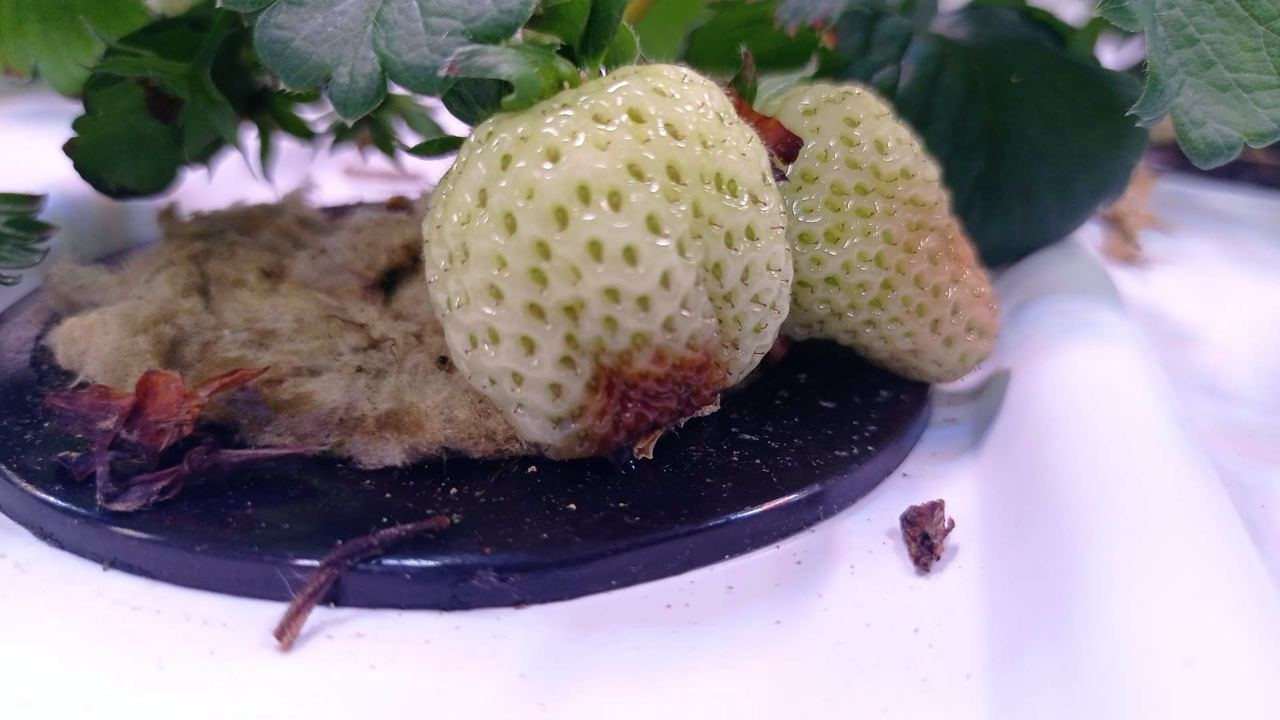
#> input picture ml_research/disease/images/pic1.jpg, 1280 x 720 px
$ python -i intelligence.py   (imports and definitions only)
#> lines starting #> are read from the running program, lines starting #| are printed output that depends on the picture; after the words box and inside, x2 and y2 are one past the last pixel; in counts of white or black regions, pixels touching at a corner belong together
import cv2
import numpy as np
import os.path

# image_name = "image.jpg"
def find_leafs(image_name):
#> called with image_name = '../ml_research/disease/images/pic1.jpg'
    img = cv2.imread(image_name)
#> img is the input picture: shape (720, 1280, 3); mean B, G, R 138.4, 132.6, 139.9

    ## convert to hsv
    hsv = cv2.cvtColor(img, cv2.COLOR_BGR2HSV)
#> hsv: shape (720, 1280, 3); mean H, S, V 93.4, 72.6, 152.5
    mask = cv2.inRange(hsv, (36, 10, 25), (70, 255,255))
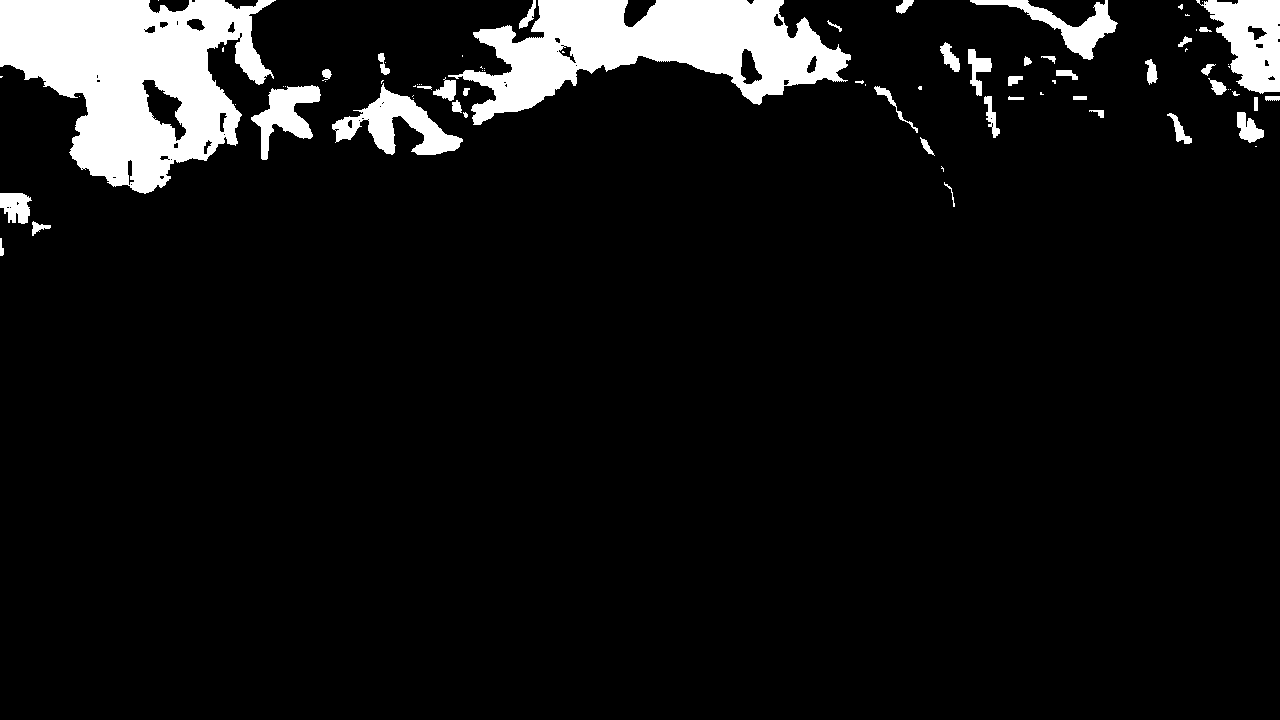
#> mask: shape (720, 1280); 8.1% white; 80 white regions (37 under 20 px), largest, box (x1, y1, x2, y2) and area: (0, 0, 276, 194) 31598, (448, 0, 851, 125) 24380, (1196, 0, 1280, 94) 4686

    # remove noise - closing opening algorithm
    kernel_size = int(0.005 * img.shape[0])
#> kernel_size = 3
    kernel = np.ones((kernel_size,kernel_size), np.uint8)
#> kernel = [[1, 1, 1], [1, 1, 1], [1, 1, 1]]
    closed = cv2.morphologyEx(mask, cv2.MORPH_CLOSE, kernel)
#> closed: shape (720, 1280); 8.1% white; 53 white regions (14 under 20 px), largest, box (x1, y1, x2, y2) and area: (0, 0, 276, 194) 31789, (433, 0, 851, 125) 25148, (1196, 0, 1280, 94) 4762
    mask = cv2.morphologyEx(mask, cv2.MORPH_OPEN, kernel)
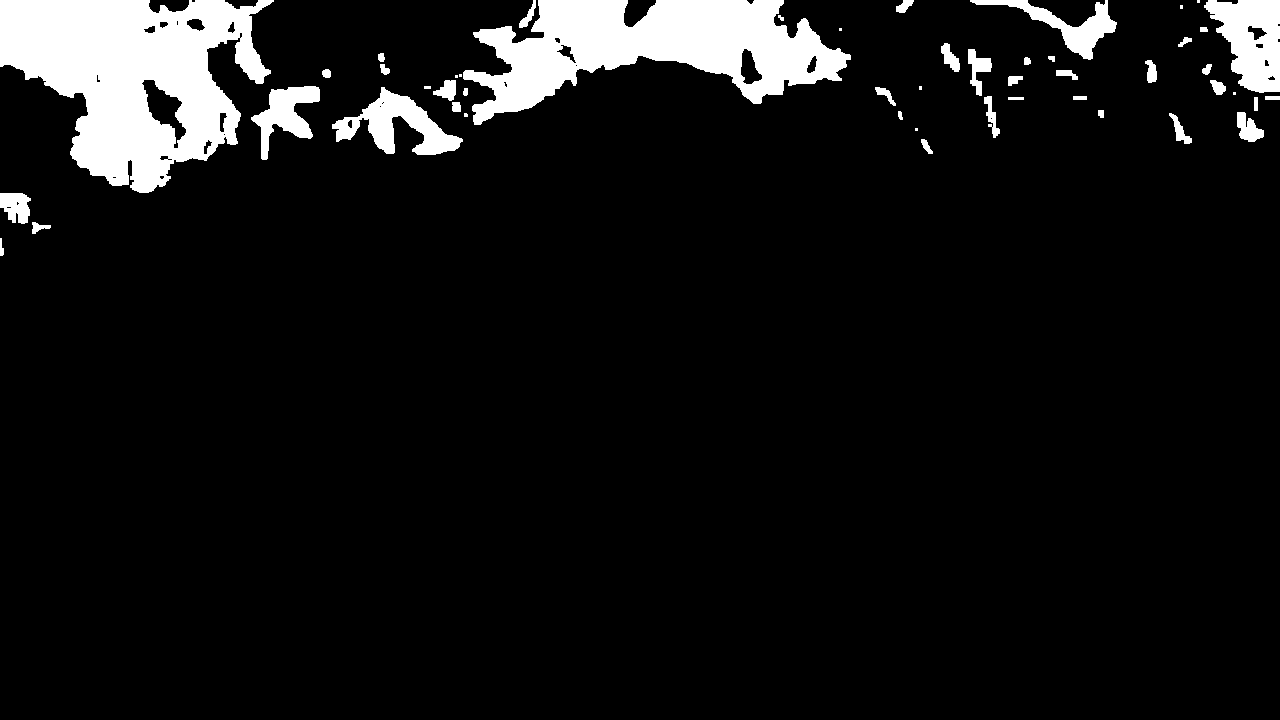
#> mask: shape (720, 1280); 8% white; 50 white regions (9 under 20 px), largest, box (x1, y1, x2, y2) and area: (0, 0, 274, 193) 31498, (463, 0, 851, 125) 24218, (1204, 0, 1280, 93) 4650

    ## slice the green
    imask = mask>0
    green = np.zeros_like(img, np.uint8)
    green[imask] = img[imask]
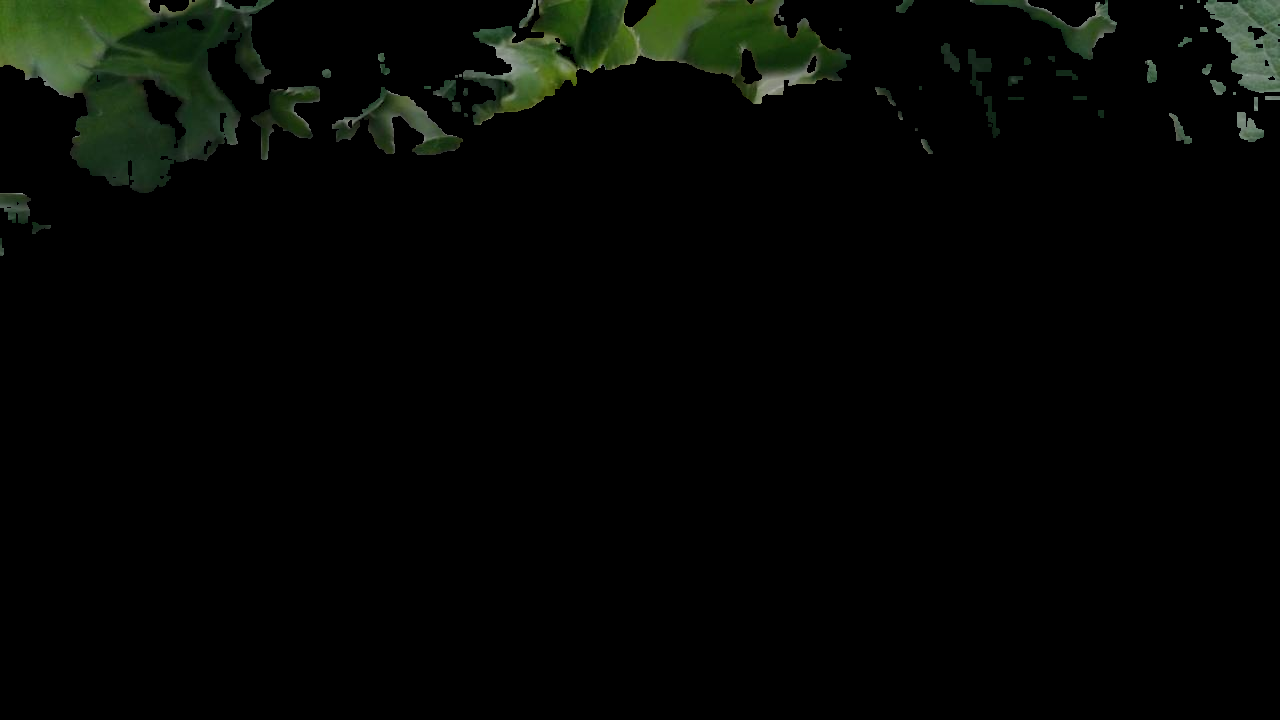
#> green: shape (720, 1280, 3); mean B, G, R 3.2, 5.9, 4

    result = cv2.cvtColor(green, cv2.COLOR_BGR2RGB)

    filenamewithext = os.path.basename(image_name)
    filename, ext = os.path.splitext(filenamewithext)
    result_filename = f"/static/uploads/{filename}_leaf{ext}"

    new_filename = f"{filename}_leaf{ext}"
    cv2.imwrite(result_filename, result)

    return new_filename

>>> result = find_leafs('../ml_research/disease/images/pic1.jpg')

$ run again, on ml_research/disease/images/pic2.jpg
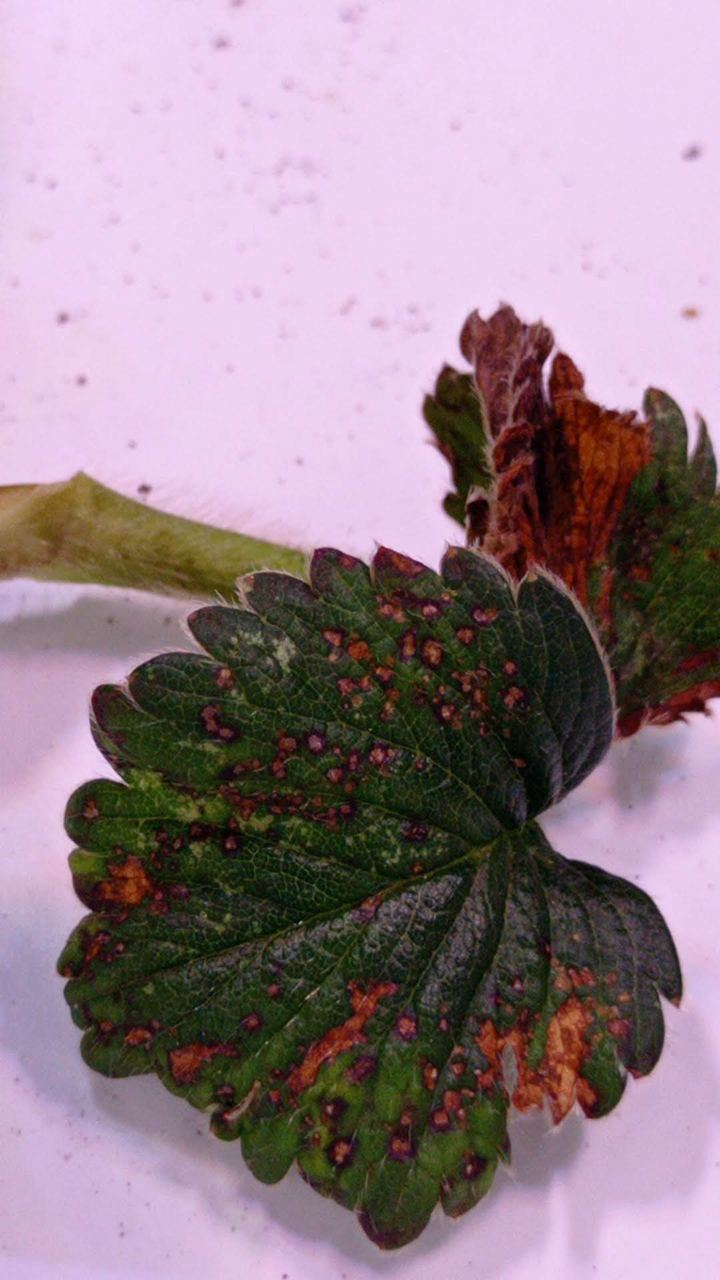
#> input picture ml_research/disease/images/pic2.jpg, 720 x 1280 px
#> in find_leafs, img is the input picture: shape (1280, 720, 3); mean B, G, R 140.2, 129.5, 150.4
#> hsv: shape (1280, 720, 3); mean H, S, V 103.9, 78.4, 154.3
#> in find_leafs, `mask = cv2.inRange(hsv, (36, 10, 25), (70, 255,255))`:
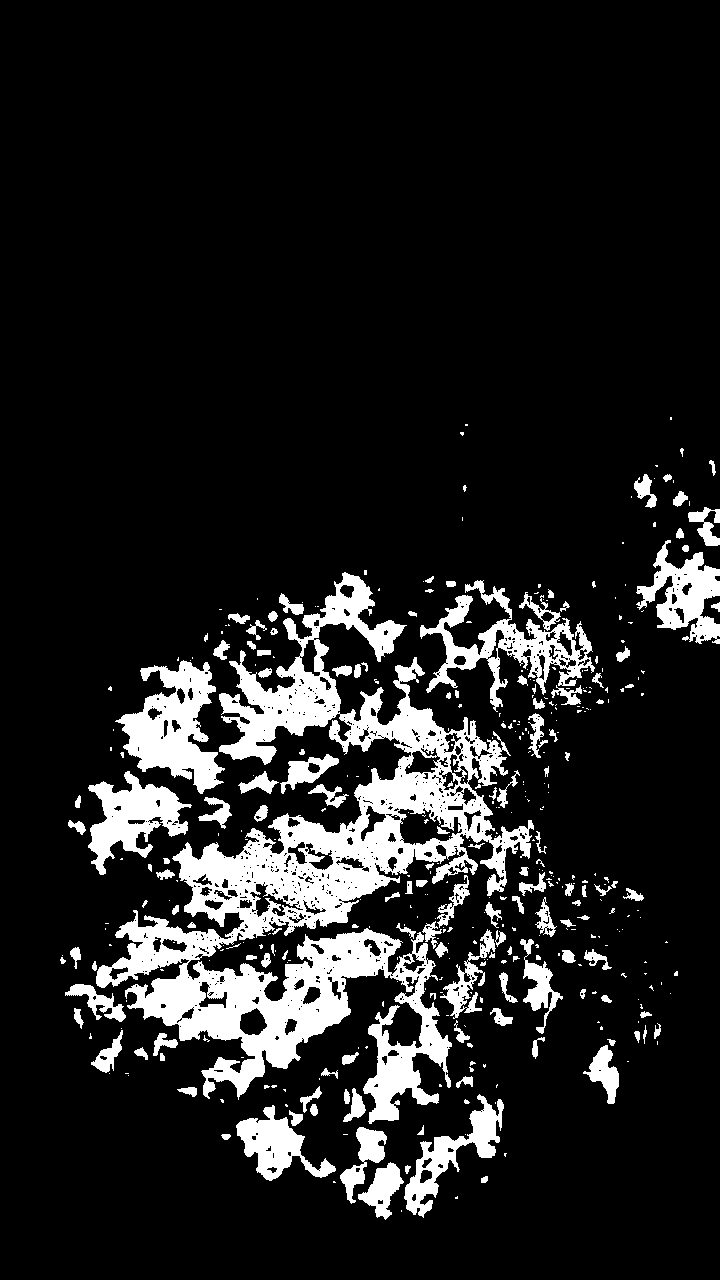
#> mask: shape (1280, 720); 12.7% white; 418 white regions (271 under 20 px), largest, box (x1, y1, x2, y2) and area: (96, 572, 534, 1124) 65871, (115, 660, 225, 794) 7074, (420, 580, 595, 712) 6122
#> closed: shape (1280, 720); 14.9% white; 172 white regions (99 under 20 px), largest, box (x1, y1, x2, y2) and area: (66, 573, 561, 1221) 102045, (421, 581, 609, 759) 10481, (69, 772, 193, 876) 5280
#> imask: shape (1280, 720) bool; 9.5% white; 168 white regions, largest, box (x1, y1, x2, y2) and area: (134, 931, 401, 1095) 15164, (274, 816, 415, 928) 6635, (122, 662, 222, 793) 6422
#> in find_leafs, `green[imask] = img[imask]`:
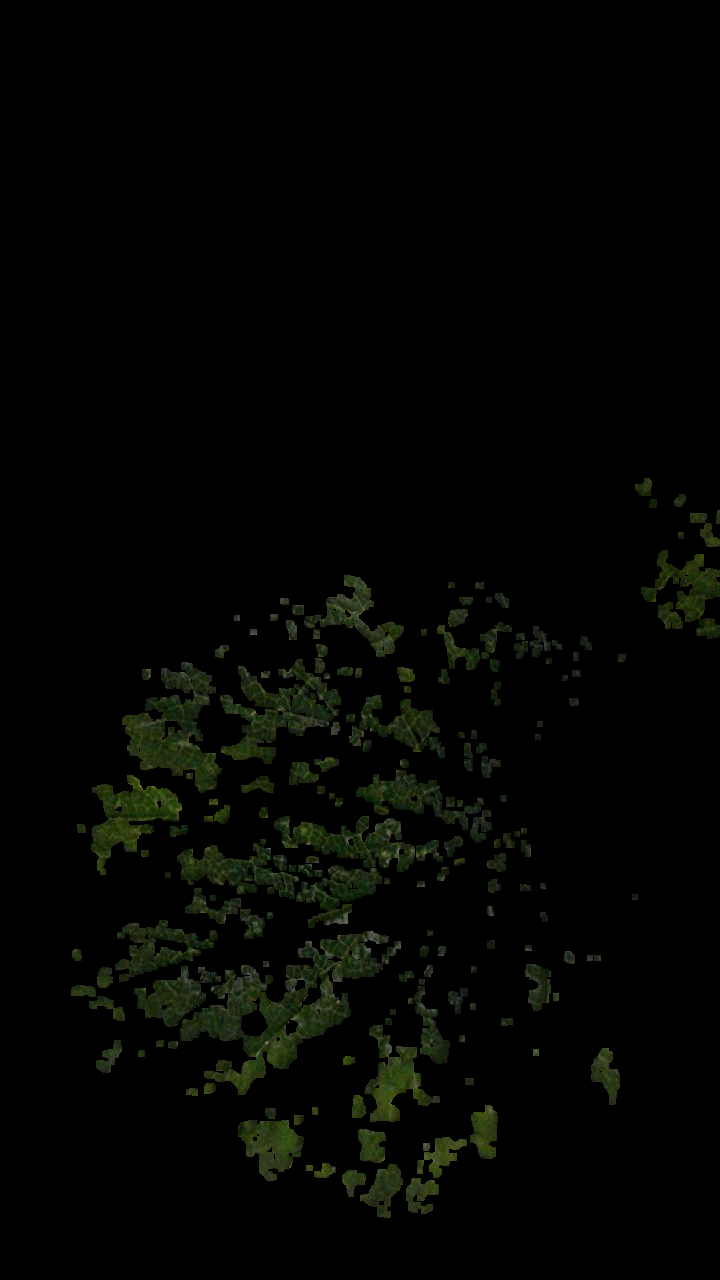
#> green: shape (1280, 720, 3); mean B, G, R 2, 4.6, 3.5

$ run again, on ml_research/disease/images/pic3.jpg
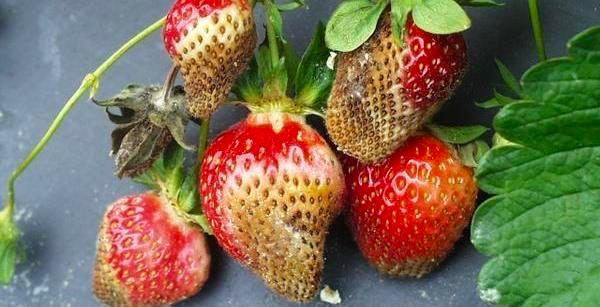
#> input picture ml_research/disease/images/pic3.jpg, 600 x 307 px
#> in find_leafs, img is the input picture: shape (307, 600, 3); mean B, G, R 82.7, 110.9, 123.8
#> hsv: shape (307, 600, 3); mean H, S, V 56.5, 125.7, 145.6
#> in find_leafs, `mask = cv2.inRange(hsv, (36, 10, 25), (70, 255,255))`:
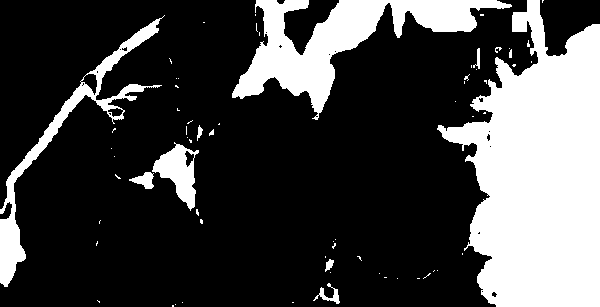
#> mask: shape (307, 600); 26.7% white; 67 white regions (55 under 20 px), largest, box (x1, y1, x2, y2) and area: (437, 0, 600, 307) 31942, (232, 0, 512, 120) 10610, (0, 15, 165, 287) 4277
#> in find_leafs, `green[imask] = img[imask]`:
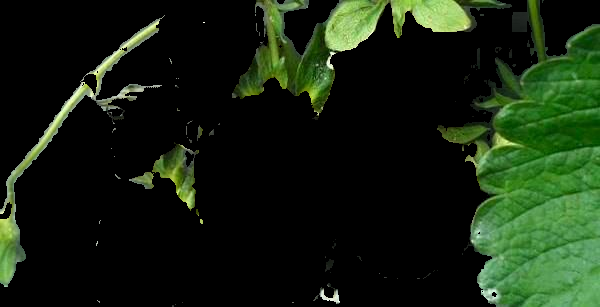
#> green: shape (307, 600, 3); mean B, G, R 15.7, 34, 20.6

$ run again, on ml_research/disease/images/pic4.jpg
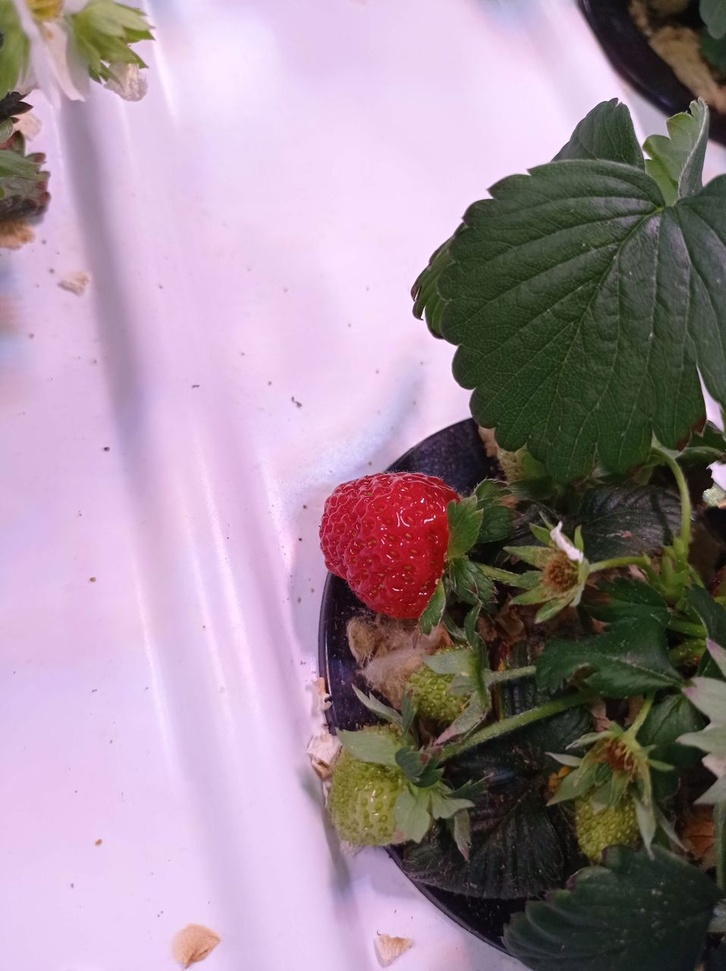
#> input picture ml_research/disease/images/pic4.jpg, 726 x 971 px, shrunk from 957 x 1280 before the run
#> in find_leafs, img is the input picture: shape (971, 726, 3); mean B, G, R 152, 139, 157.9
#> hsv: shape (971, 726, 3); mean H, S, V 106.2, 63.8, 164
#> in find_leafs, `mask = cv2.inRange(hsv, (36, 10, 25), (70, 255,255))`:
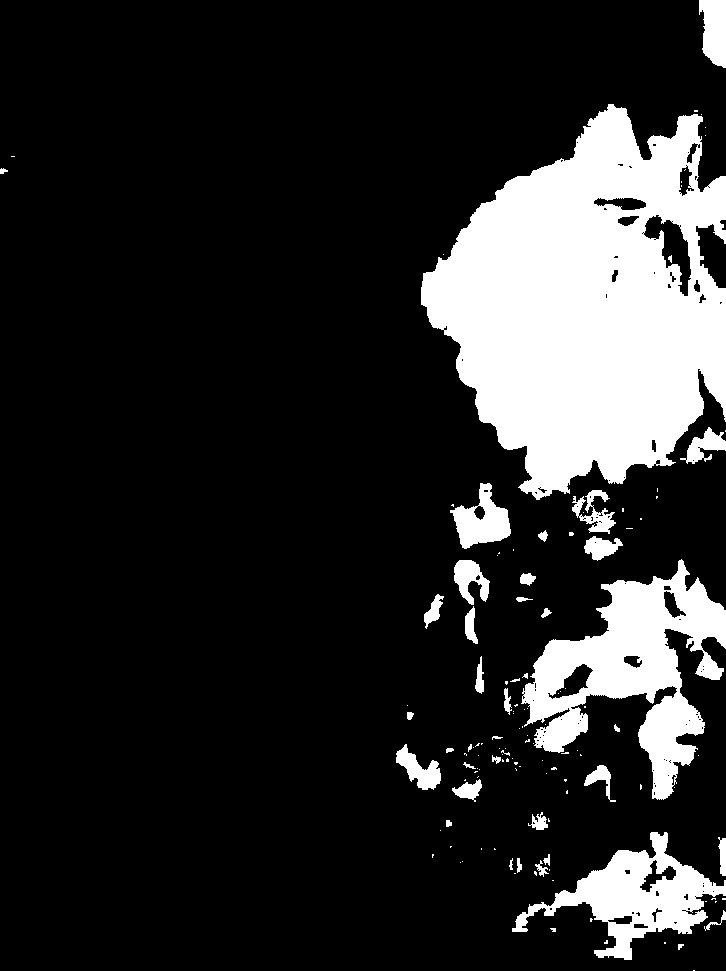
#> mask: shape (971, 726); 16.8% white; 130 white regions (90 under 20 px), largest, box (x1, y1, x2, y2) and area: (421, 104, 726, 500) 77331, (521, 559, 726, 800) 20368, (512, 832, 726, 960) 9500
#> closed: shape (971, 726); 17% white; 80 white regions (44 under 20 px), largest, box (x1, y1, x2, y2) and area: (422, 105, 726, 501) 77648, (522, 560, 726, 801) 20875, (513, 833, 726, 961) 9818
#> imask: shape (971, 726) bool; 16.4% white; 46 white regions (3 under 20 px), largest, box (x1, y1, x2, y2) and area: (422, 105, 726, 501) 76883, (526, 561, 726, 724) 14305, (529, 833, 726, 961) 9168
#> in find_leafs, `green[imask] = img[imask]`:
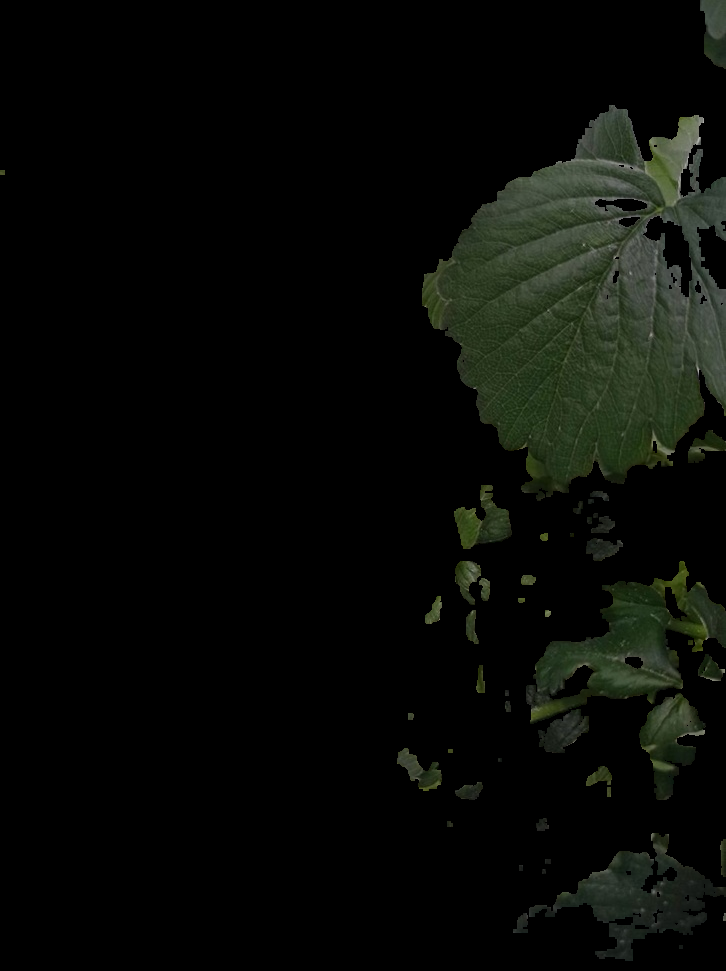
#> green: shape (971, 726, 3); mean B, G, R 6.7, 10, 8.1
